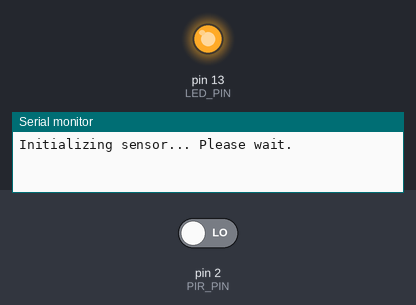
Recording of a sketch running on a simulated Arduino Uno, built with avr-gcc and run on an emulated ATmega328P. Parts: output pins drawn as LEDs (lit = HIGH), the last lines printed to the serial monitor. The inputs (shaded band) are chosen by the test bench; at power-on: pin 2 (PIR_PIN) LOW.

Above: at 1.1 s.
At 31.1 s:
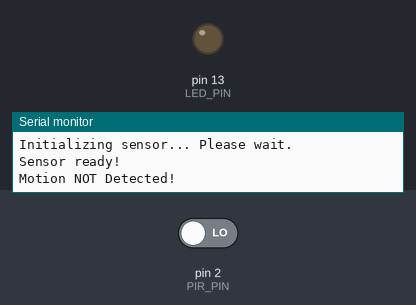
Timing chart, 0 to 32.6 s (numbered marks = the images above):
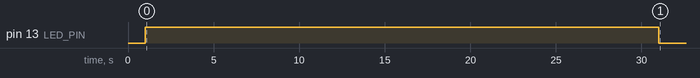

The sketch:

test_motion_detector_hc_sr502.ino
```cpp
const int PIR_PIN = 2;   // HC-SR502 Output connected to Digital Pin 2
const int LED_PIN = 13;  // Built-in Arduino LED

void setup() {
  pinMode(PIR_PIN, INPUT);
  pinMode(LED_PIN, OUTPUT);

  Serial.begin(115200);

  // Note: PIR sensors require 30-60 seconds to calibrate when powered on.
  delay(1000);
  digitalWrite(LED_PIN, HIGH);
  Serial.println("Initializing sensor... Please wait.");
  delay(30000);
  Serial.println("Sensor ready!");
}

void loop() {
  int motionDetected = digitalRead(PIR_PIN);

  if (motionDetected == HIGH) {
    digitalWrite(LED_PIN, HIGH);
    Serial.println("Motion Detected!");
  } else {
    digitalWrite(LED_PIN, LOW);
    Serial.println("Motion NOT Detected!");
  }

  delay(100);
}
```

Measured:
- by itself, pin 13 (LED_PIN): HIGH → LOW at 31.0 s
